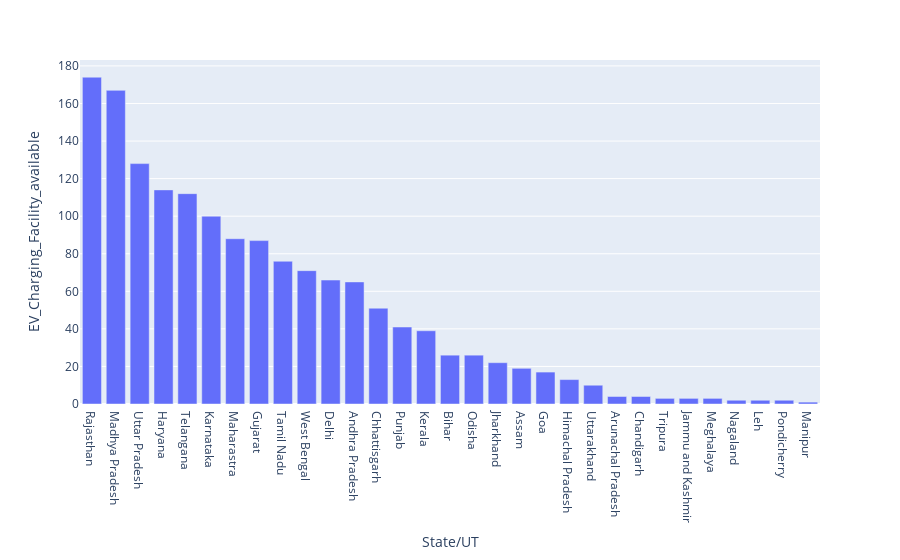

Notebook source saved alongside this figure:
### Code cell
fig = px.bar(data20, x='State/UT', y="EV_Charging_Facility_available")
fig.show()

### Figure 1 — Plotly figure (JSON) as saved in the notebook; plotly's stock layout.template omitted (floating-point values rounded to 4 significant figures)
{"data": [{"alignmentgroup": "True", "hovertemplate": "State/UT=%{x}<br>EV_Charging_Facility_available=%{y}<extra></extra>", "legendgroup": "", "marker": {"color": "#636efa", "pattern": {"shape": ""}}, "name": "", "offsetgroup": "", "orientation": "v", "showlegend": false, "textposition": "auto", "type": "bar", "x": ["Rajasthan", "Madhya Pradesh", "Uttar Pradesh", "Haryana", "Telangana", "Karnataka", "Maharastra", "Gujarat", "Tamil Nadu", "West Bengal", "Delhi", "Andhra Pradesh", "Chhattisgarh", "Punjab", "Kerala", "Bihar", "Odisha", "Jharkhand", "Assam", "Goa", "Himachal Pradesh", "Uttarakhand", "Arunachal Pradesh", "Chandigarh", "Tripura", "Jammu and Kashmir", "Meghalaya", "Nagaland", "Leh", "Pondicherry", "Manipur"], "xaxis": "x", "y": [174, 167, 128, 114, 112, 100, 88, 87, 76, 71, 66, 65, 51, 41, 39, 26, 26, 22, 19, 17, 13, 10, 4, 4, 3, 3, 3, 2, 2, 2, 1], "yaxis": "y"}], "layout": {"barmode": "relative", "legend": {"tracegroupgap": 0}, "margin": {"t": 60}, "xaxis": {"anchor": "y", "domain": [0, 1], "title": {"text": "State/UT"}}, "yaxis": {"anchor": "x", "domain": [0, 1], "title": {"text": "EV_Charging_Facility_available"}}}}
